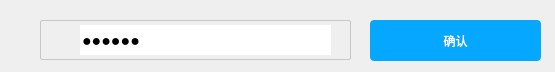
<?xml version="1.0" encoding="UTF-8"?>
<ui version="4.0">
 <class>FilePassword</class>
 <widget class="QDialog" name="FilePassword">
  <property name="geometry">
   <rect>
    <x>0</x>
    <y>0</y>
    <width>555</width>
    <height>72</height>
   </rect>
  </property>
  <property name="windowTitle">
   <string>设定文件密钥</string>
  </property>
  <widget class="QFrame" name="pass_frame">
   <property name="geometry">
    <rect>
     <x>40</x>
     <y>20</y>
     <width>311</width>
     <height>40</height>
    </rect>
   </property>
   <property name="styleSheet">
    <string notr="true">

#pass_frame::!hover{

      border: 1px solid #c7c7c7;
      border-radius: 2px;
	  margin-top: 0ex

}
#pass_frame::hover{
      border: 1px solid #58a6ee;
      border-radius: 2px;
	  margin-top: 0ex
}</string>
   </property>
   <property name="frameShape">
    <enum>QFrame::Shape::StyledPanel</enum>
   </property>
   <property name="frameShadow">
    <enum>QFrame::Shadow::Raised</enum>
   </property>
   <widget class="QLineEdit" name="passwordEdit">
    <property name="geometry">
     <rect>
      <x>40</x>
      <y>5</y>
      <width>251</width>
      <height>30</height>
     </rect>
    </property>
    <property name="styleSheet">
     <string notr="true">font: 12pt</string>
    </property>
    <property name="text">
     <string>123456</string>
    </property>
    <property name="frame">
     <bool>false</bool>
    </property>
    <property name="echoMode">
     <enum>QLineEdit::EchoMode::Password</enum>
    </property>
    <property name="clearButtonEnabled">
     <bool>false</bool>
    </property>
   </widget>
   <widget class="QLabel" name="passlog">
    <property name="geometry">
     <rect>
      <x>10</x>
      <y>12</y>
      <width>18</width>
      <height>18</height>
     </rect>
    </property>
    <property name="styleSheet">
     <string notr="true">background-image: url(:/XMSDiskClientGui/Resources/passwd.png);</string>
    </property>
    <property name="text">
     <string/>
    </property>
   </widget>
  </widget>
  <widget class="QPushButton" name="pushButton">
   <property name="geometry">
    <rect>
     <x>370</x>
     <y>20</y>
     <width>171</width>
     <height>41</height>
    </rect>
   </property>
   <property name="styleSheet">
    <string notr="true">QPushButton
{
background-repeat: no-repeat;
background-position:left;
border-radius:4px;   
color:rgb(255, 255, 255);
font: 12pt &quot;黑体&quot;;
}
QPushButton::!hover{
background-color: rgb(6, 168, 255);

}

QPushButton::hover{
background-color: #059bec;
}</string>
   </property>
   <property name="text">
    <string>确认</string>
   </property>
   <property name="default">
    <bool>true</bool>
   </property>
   <property name="flat">
    <bool>false</bool>
   </property>
  </widget>
 </widget>
 <layoutdefault spacing="6" margin="11"/>
 <resources>
  <include location="xdisk_client_gui.qrc"/>
 </resources>
 <connections>
  <connection>
   <sender>pushButton</sender>
   <signal>clicked()</signal>
   <receiver>FilePassword</receiver>
   <slot>accept()</slot>
   <hints>
    <hint type="sourcelabel">
     <x>495</x>
     <y>33</y>
    </hint>
    <hint type="destinationlabel">
     <x>752</x>
     <y>65</y>
    </hint>
   </hints>
  </connection>
 </connections>
</ui>
